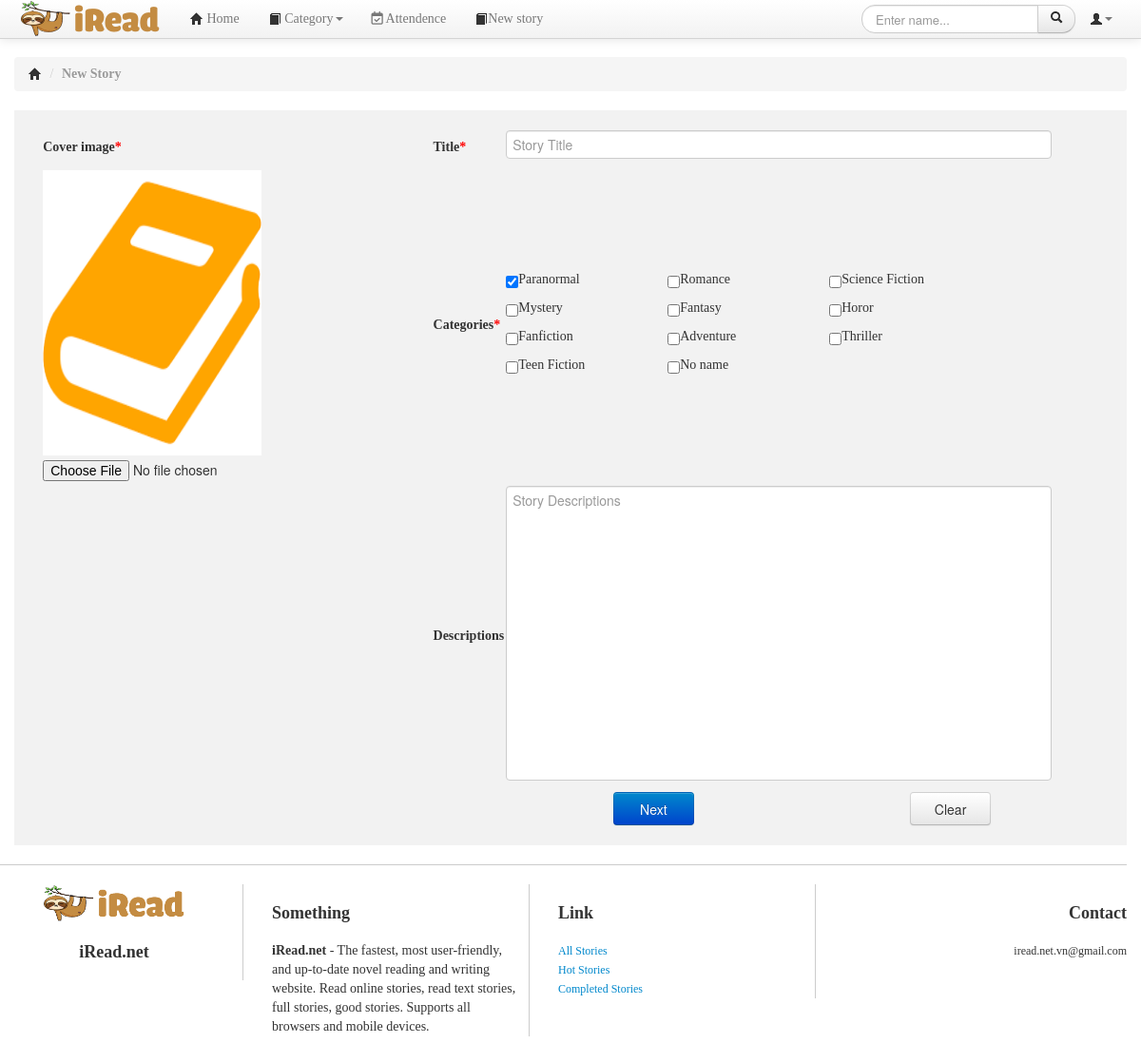
/newstory.php (signed in), run on the app's committed database.
### tables this page shows
CREATE TABLE `category` (
  `categoryID` int(11) NOT NULL,
  `categoryName` varchar(50) NOT NULL
);

### db.php (called while the page is built, shortened)
<?php
	$hostname='localhost';
	$username='root';
	$password='';
	$dbname='final_project';
	$port=3306;
	function query($sql)
	{
		global $hostname;
		global $username;
		global $password;
		global $dbname;
		global $port;
		$conn = new mysqli($hostname, $username, $password, $dbname, $port);
		$result = $conn->query($sql);
		$rows = mysqli_fetch_all($result);
		return $rows;
	}
?>

### newstory.php (the view, shortened to what this page needs)
<!DOCTYPE html>
<html lang="vi">
<head>
<link href="css/bootstrap-modal.css" rel="stylesheet">
<link rel="stylesheet" href="https://cdnjs.cloudflare.com/ajax/libs/font-awesome/5.15.1/css/all.min.css" />
<link href="css/bootstrap.min.css" rel="stylesheet">
<link href="css/bootstrap-responsive.css" rel="stylesheet">
<link href="css/yamm.css" rel="stylesheet">
<link href="css/style.css" rel="stylesheet">
<link href="css/chosen.css" rel="stylesheet">
<link href="css/font-awesome.css" rel="stylesheet">
<link href="css/bootstrap-select.min.css" rel="stylesheet">
</head>
<?php
	require_once("./db.php");
		?>
<body>
<?php
	require_once("./headers/common_header.php");
?>
<div class="container">
	<div class="row">
		<div class="span12" >
			<ul class="breadcrumb">
				<li>
					<div itemscope>
						<a href="./home.php" itemprop="url"><i class="icon-home"></i></a>
						<span class="divider">/</span>
					</div>
				</li>
				<li class="active">
					<strong>New Story</strong>
				</li>
			</ul>
			<div class="clearfix" style="background-color: #f2f2f2" >
				<table width="95%" style=" margin-top: 20px; margin-bottom: 20px " align="center" border-spacing= "10px">
					<form action="newstory.php" method="post" role="form" enctype="multipart/form-data">
					<tr>
						<td style="width: 40%">
							<label for="id_title" class="control-label requiredField"> Cover image<span class="asteriskField">* </span></label>
						</td>
						<td>
							<label for="id_title" class="control-label requiredField">Title<span class="asteriskField">*</span></label>
						</td>
						<td colspan="2" style="width: 60%">
							<input style= "width: 90%;" name="title" maxlength="200" type="text" required="required" placeholder="Story Title" class="textinput textInput" id="id_title" title="Title has maximum of 200 characters"/>
						</td>
					</tr>
					<tr>
						<td style="width: 40%">
							<img style="background-color: white; width:230px; height: 300px;  margin-top: 0px" id="image" src="./img/default cover book.png" />
							<input style = "width:100%;" id="inpImage" type='file' name="inpImage" value="default cover book.png">
						</td>
						<td>
							<label for="id_catergory" class="control-label requiredField">Categories<span class="asteriskField">*</span></label>
						</td>
						<td colspan="2" style="width: 60%">
							<?php
									$sql = "select * from category";
									$category = query($sql);
									for ($i=0; $i < count($category);$i++)
									{
										if($i == 0){
								?>
											<ul class="span2 unstyled">
												<li style="width:100%; font-size: 14px; float: left;">
													<input id="checkbox" type="checkbox" id="checkbox" name="checkbox[]" value="<?=$category[$i][0]?>" checked="checked"><?=$category[$i][1]?>
												</li>
											</ul>
                				<?php
                						}else{
                				?>
                							<ul class="span2 unstyled">
												<li style="width:100%; font-size: 14px; float: left;">
													<input id="checkbox" type="checkbox" id="checkbox" name="checkbox[]" value="<?=$category[$i][0]?>"><?=$category[$i][1]?>
												</li>
											</ul>
                				<?php
                						}
									}
								?>
						</td>
					</tr>
					<tr>
						<td></td>
						<td>
							<label for="id_description" class="control-label requiredField">Descriptions</label>
						</td>
						<td colspan="2" style="width: 60%">
							<textarea style= "width: 90%; resize: none;" name="descriptions" type="textarea" rows="15" placeholder="Story Descriptions" class="textinput textInput" id="id_description" /></textarea>
						</td>
					</tr>
					<tr>
						<td></td>
						<td></td>
						<td style="text-align: center;">
							<button style="width: 85px; height: 35px; font-size: 15" type="submit" name ="submit" class="btn btn-primary" data-loading-text="Loading" value="Submit">
								Next
							</button><br>
						</td>
						<td style="text-align: center;">
							<button style="width: 85px; height: 35px; font-size: 15" type="reset" class="btn btn-default" onclick="Clear()">Clear</button><br>
						</td>
					</tr>
					</form>
				</table>
			</div>
		</div>
		<?php
			require_once("./footers/footer.php");
		?>
	</div>
</body>
</html>

### css/style.css (style rules this page uses)
body { position:relative;background:white;font-family:Verdana,"Times New Roman",sans-serif; font-size: 14px; }
.asteriskField { color: red; }
.requiredField { font-weight: bold; }

### newstory.php (style rules this page uses)
body { padding-top:60px;padding-bottom:40px;height:auto;background-image:none; }

### data on the page
category: categoryName "Paranormal"
category: categoryName "Romance"
category: categoryName "Science Fiction"
category: categoryName "Mystery"
category: categoryName "Fantasy"
category: categoryName "Horor"
category: categoryName "Fanfiction"
category: categoryName "Adventure"
category: categoryName "Thriller"
category: categoryName "Teen Fiction"
category: categoryName "No name"
